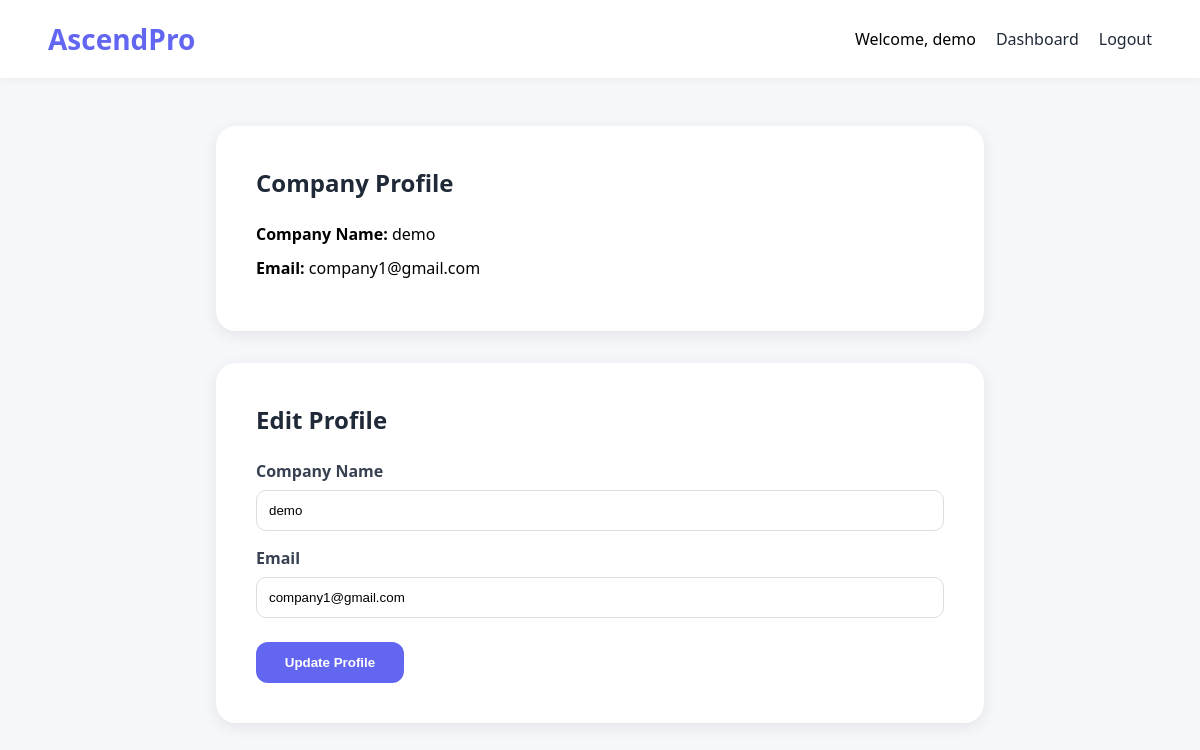
Screenshot of /company/profile (signed in) with the database file from the repository.
### tables this page shows
CREATE TABLE users (
  id INTEGER PRIMARY KEY AUTOINCREMENT,
  name TEXT,
  email TEXT UNIQUE,
  password TEXT,
  role TEXT
, approved INTEGER DEFAULT 0, created_at DATETIME);

### routes/company_routes.py (the view)
@company_bp.route("/profile")
def profile():
    if session.get("role") != "company":
        return redirect("/login")
    with sqlite3.connect(DATABASE) as conn:
        conn.row_factory = sqlite3.Row
        cur = conn.cursor()
        cur.execute("""
            SELECT users.name, users.email, company_details.*
            FROM users
            JOIN company_details
            ON users.id = company_details.user_id
            WHERE users.id = ?
        """, (session["user_id"],))
        company = cur.fetchone()
    return render_template("company/profile.html", company=company)

### app.py (called while the page is built)
@app.context_processor
def inject_pending_count():
    pending_count = 0
    try:
        with sqlite3.connect(DATABASE, timeout=10) as conn:
            cur = conn.cursor()
            cur.execute("SELECT COUNT(*) FROM users WHERE approved = 0")
            pending_count = cur.fetchone()[0]
    except Exception:
        pending_count = 0
    return dict(pending_count=pending_count)

### templates/company/profile.html (shortened to what this page needs)
<!DOCTYPE html>
<html>
<head>
</head>
<body>
<nav class="navbar">
  <div class="logo">AscendPro</div>
  <div class="nav-links">
    <span>Welcome, {{ session.get("company_name") }}</span>
    <a href="/company/dashboard">Dashboard</a>
    <a href="/logout">Logout</a>
  </div>
</nav>
<div class="container">
<div class="card">
  <h2>Company Profile</h2>
  {% if company %}
  <div class="profile-info">
    <p><strong>Company Name:</strong> {{ company["name"] }}</p>
    <p><strong>Email:</strong> {{ company["email"] }}</p>
  </div>
  {% else %}
    <p>Company data not found.</p>
  {% endif %}
</div>
<div class="card">
  <h2>Edit Profile</h2>
  <form method="POST" action="/company/update-profile">
    <label>Company Name</label>
    <input type="text" name="company_name"
           value="{{ company['name'] if company else '' }}" required>
    <label>Email</label>
    <input type="email" name="email"
           value="{{ company['email'] if company else '' }}" required>
    <button type="submit">Update Profile</button>
  </form>
</div>
</div>
</body>
</html>

### templates/company/profile.html (style rules this page uses)
* { margin:0;padding:0;box-sizing:border-box; }
body { font-family:'Segoe UI', sans-serif; background:#f5f7fb; }
.navbar { background:white; padding:1.25rem 3rem; box-shadow:0 2px 8px rgba(0,0,0,0.05); display:flex; justify-content:space-between; align-items:center; }
.logo { font-size:1.75rem; font-weight:700; color:#6366f1; }
.nav-links { display:flex; gap:20px; align-items:center; }
.nav-links a { text-decoration:none; color:#1f2937; font-weight:500; transition:0.3s; }
.container { max-width:800px; margin:3rem auto; padding:0 1rem; }
.card { background:white; padding:2.5rem; border-radius:20px; box-shadow:0 4px 16px rgba(0,0,0,0.08); margin-bottom:2rem; }
h2 { margin-bottom:1.5rem; color:#1f2937; }
.profile-info p { margin-bottom:0.75rem; font-size:1rem; }
label { font-weight:600; display:block; margin-top:1rem; color:#374151; }
input { width:100%; padding:0.75rem; border-radius:10px; border:1px solid #ddd; margin-top:0.5rem; transition:0.3s; }
button { background:#6366f1; color:white; padding:0.8rem 1.8rem; border:none; border-radius:12px; margin-top:1.5rem; cursor:pointer; font-weight:600; transition:0.3s; }

### rows the page displays
users: name "demo", email "company1@gmail.com", company_name "demo"

### other values shown
{{ session.get("company_name") }} "demo"
